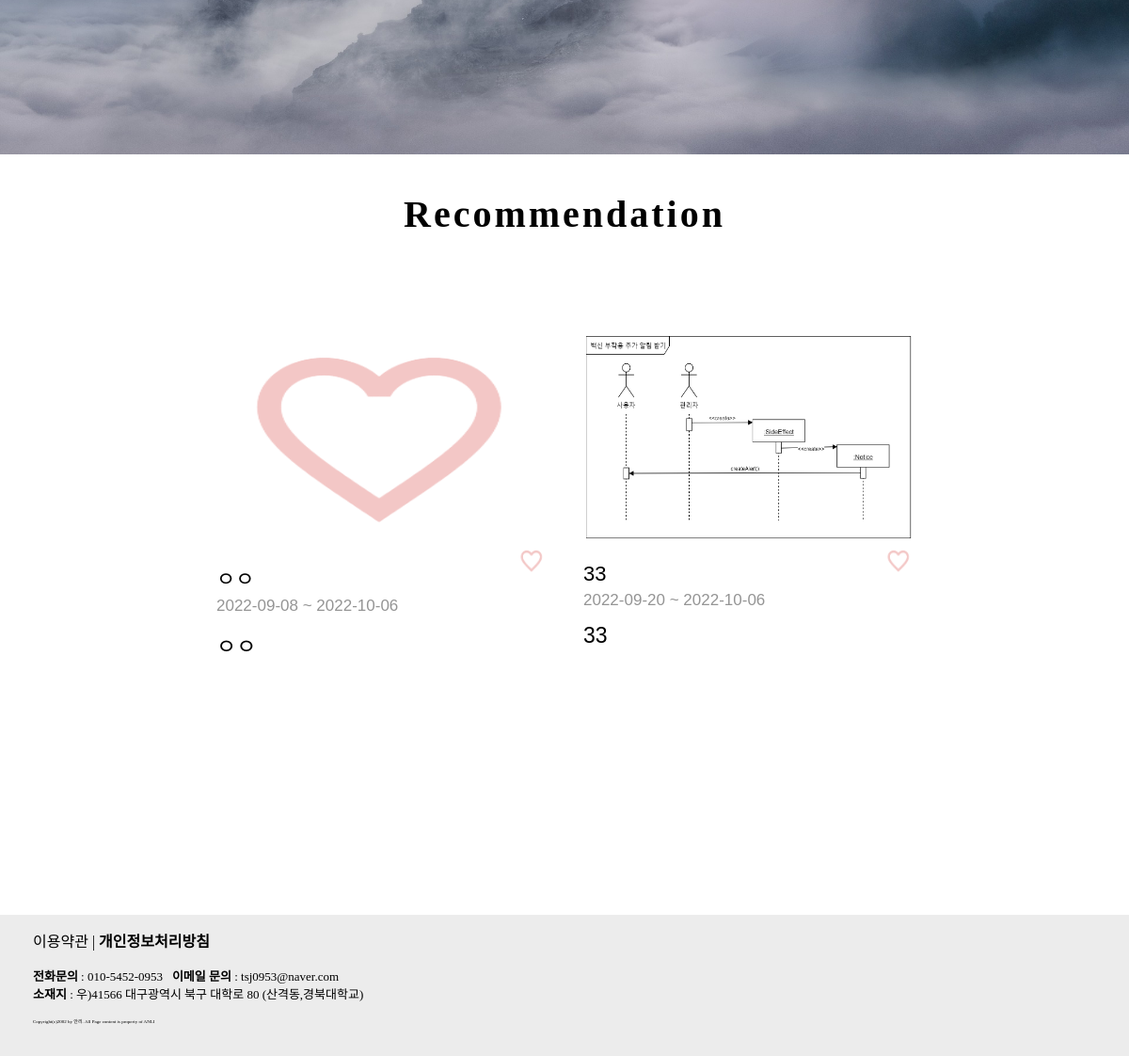
The app's page / (lower part), older data.
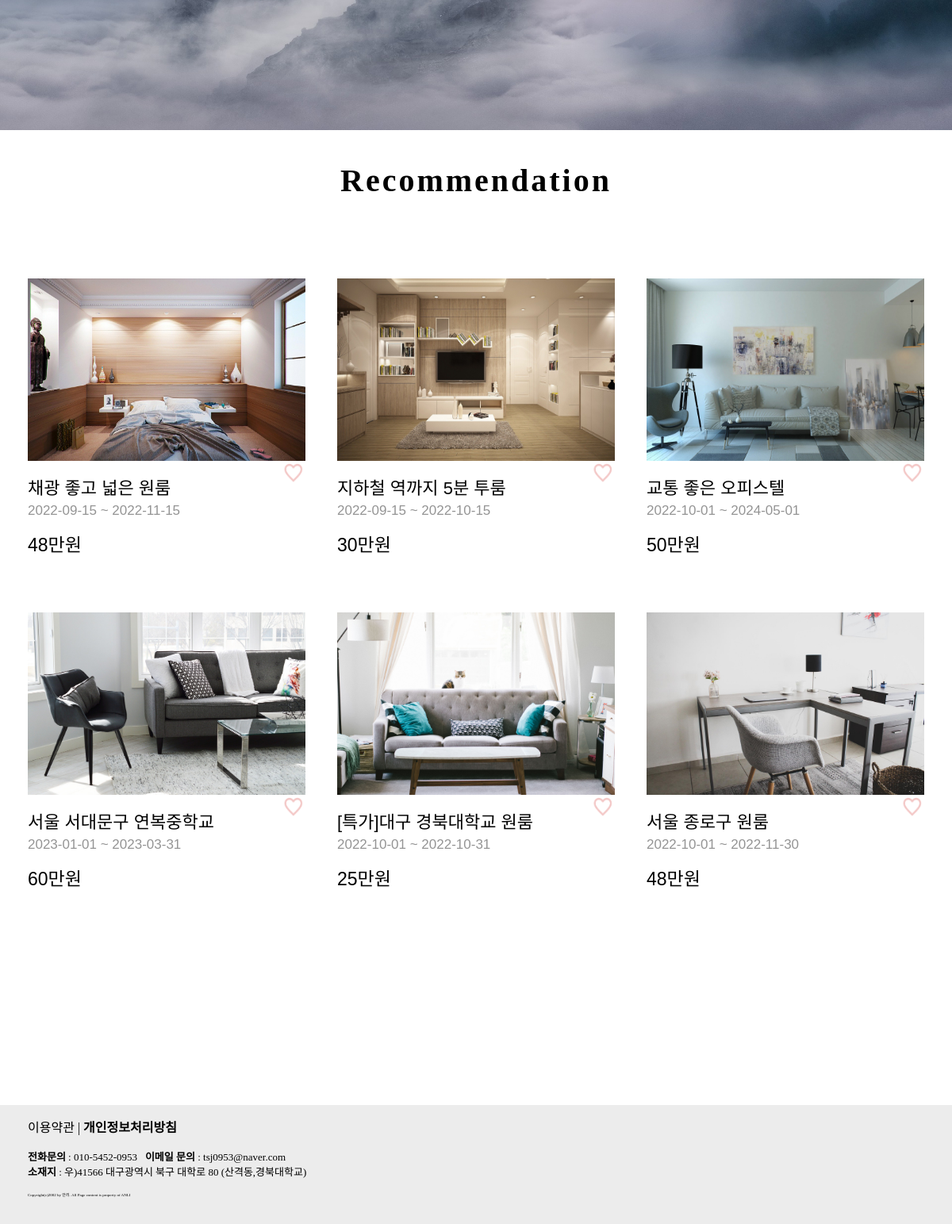
The same page, newer data.
### anli/models.py (models this page shows, shortened)
class Room(models.Model): #장고에서 제공하는 models.Model를 상속받아야한다.
    image = models.ImageField(upload_to="room/", blank=True, null=True)
    title = models.CharField(max_length=64,verbose_name = '제목')
    price = models.CharField(max_length=64,verbose_name = '가격')
    select_home = models.CharField(max_length=64,verbose_name = '집유형')
    location = models.CharField(max_length=200,verbose_name = '위치')
    smaller_period = models.CharField(max_length=64,verbose_name = '최소기간')
    startDay = models.CharField(max_length=64,verbose_name = '시작일')
    lastDay = models.CharField(max_length=64,verbose_name = '종료일')
    floor_space = models.CharField(max_length=64,verbose_name = '평수')
    bathroom = models.CharField(max_length=64,verbose_name = '욕실수')
    room = models.CharField(max_length=64,verbose_name = '방수')
    bed = models.CharField(max_length=64,verbose_name = '침대수')
    basic_info = models.CharField(max_length=64,verbose_name = '기본정보')
    option = models.CharField(max_length=64,verbose_name = '옵션')
    description = models.CharField(max_length=500,verbose_name = '설명')
    heart = models.IntegerField(verbose_name='위시')
    registered_dttm = models.DateTimeField(auto_now_add=True, verbose_name='등록시간')
    class Meta: #메타 클래스를 이용하여 테이블명 지정
        db_table = 'host_home'

### anli/views.py (the view)
# urls.py: 2. Add a URL to urlpatterns:  path('', views.home, name='home')
def home(request):
    rooms = Room.objects.all()
    return render(request, 'home.html', {'rooms': rooms})

### anli/templates/home.html (shortened to what this page needs)
{% load static %}
<html lang="en">
<head>
    <link rel="stylesheet" href="{% static 'css/style1.css' %}" />
    <link rel="stylesheet" href="{% static 'css/default-style.css' %}" />
</head>
<body>
    <div class="main">
        <div class="slogan" style="margin-top: 300px;">
        </div>
    </div>
    <div class="recommand">
        <h3 class="rcm-name">Recommendation</h3>
        <div class="room">
            <div class="d-inline-flex">
                {% for room in rooms %}
                <div class="room-box">
                    <a href="{% url 'detail' room.id %}">
                        <img src="{{ room.image.url }}" class="img-room" alt="사진"><br></a>
                    {% if room.heart == 0 %}
                    <form action="{% url 'heart' room.id %}" method="post">
                        <button type="submit" onclick="changeHeart();"
                            style="float:right;background-color:white;padding:0;border:none;background:none;"><img
                                id="img1" style="width:30px; height:30px;"
                                src="{% static 'img/bin-heart.png' %}"></button>
                    </form>
                    {% endif %}
                    <a class="room-detail-a" href="{% url 'detail' room.id %}">
                        <h4 class="room-name">{{ room.title }}</h4>
                        <h4 class="room-term">{{ room.startDay }} ~ {{ room.lastDay }}</h4>
                        <h4 class="room-tax">{{ room.price }}</h4>
                    </a>
                </div>
                {% endfor %}
            </div>
        </div>
    </div>
    <footer>
        <div class="footer-container">
            <div>이용약관 | <span class="bolder">개인정보처리방침</span></div>
            <p>
            <div class="fontsize13"><span class="bolder">전화문의</span> : 010-5452-0953 &ensp;<span class="bolder">이메일
                    문의</span> : tsj0953@naver.com</div>
            <div class="fontsize13"><span class="bolder">소재지</span> : 우)41566 대구광역시 북구 대학로 80 (산격동,경북대학교)</div>
            </p>
            <div class="copyright">Copyright(c)2002 by 안리. All Page content is property of ANLI</div>
        </div>
    </footer>
</body>
</html>

Row changes from the older to the newer data that the page shows:
removed Room: image (picture), heart 0 (drawn), title "ㅇㅇ", startDay "2022-09-08", lastDay "2022-10-06", price "ㅇㅇ"
removed Room: image (picture), heart 0 (drawn), title "33", startDay "2022-09-20", lastDay "2022-10-06", price "33"
added Room: image (picture), heart 0 (drawn), title "채광 좋고 넓은 원룸", startDay "2022-09-15", lastDay "2022-11-15", price "48만원"
added Room: image (picture), heart 0 (drawn), title "지하철 역까지 5분 투룸", startDay "2022-09-15", lastDay "2022-10-15", price "30만원"
added Room: image (picture), heart 0 (drawn), title "교통 좋은 오피스텔", startDay "2022-10-01", lastDay "2024-05-01", price "50만원"
added Room: image (picture), heart 0 (drawn), title "서울 서대문구 연복중학교", startDay "2023-01-01", lastDay "2023-03-31", price "60만원"
added Room: image (picture), heart 0 (drawn), title "[특가]대구 경북대학교 원룸", startDay "2022-10-01", lastDay "2022-10-31", price "25만원"
added Room: image (picture), heart 0 (drawn), title "서울 종로구 원룸", startDay "2022-10-01", lastDay "2022-11-30", price "48만원"
